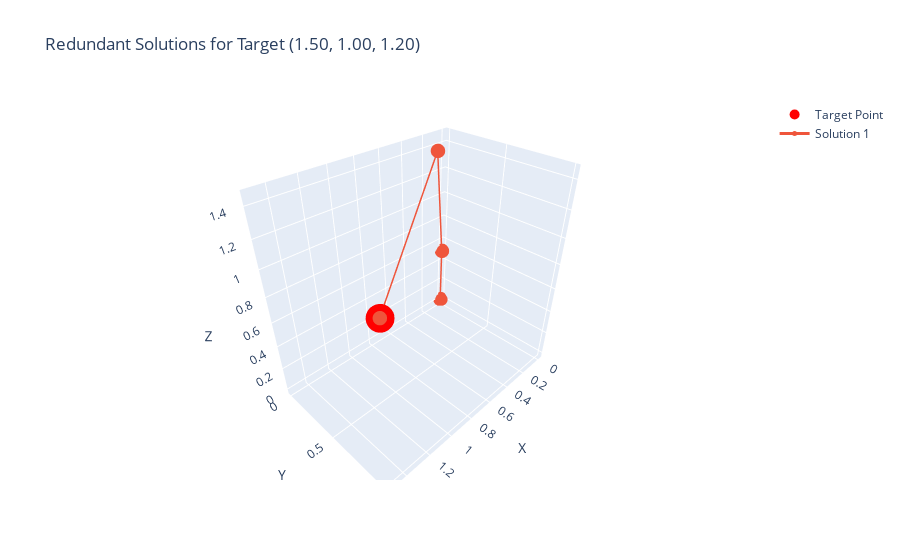
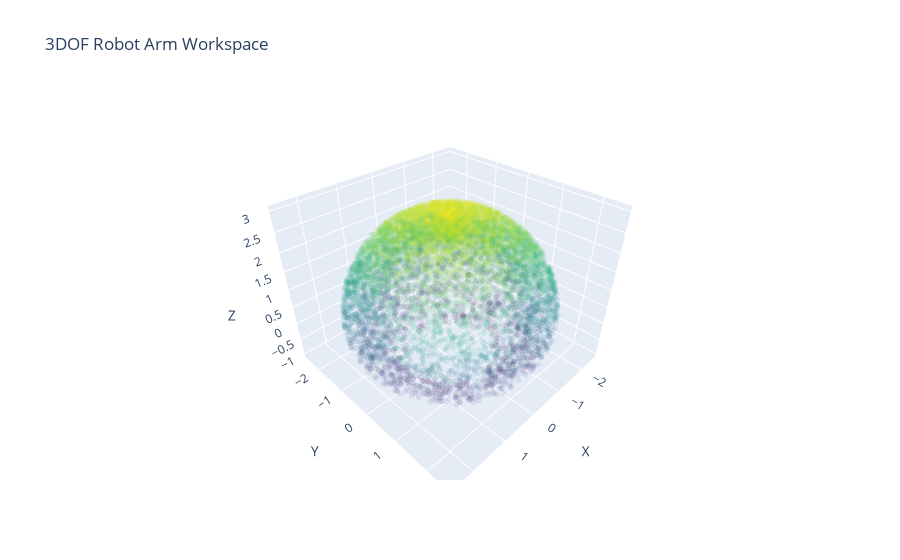

The cell these charts' notebook holds for them, in order:
### Code cell
def inverse_kinematics_cost(theta, target, l1, l2, l3):
    x, y, z = forward_kinematics_3dof(theta[0], theta[1], theta[2], l1, l2, l3)
    return np.sum((np.array([x, y, z]) - target)**2)

def inverse_kinematics_3dof(target, l1, l2, l3, initial_guess):
    result = minimize(inverse_kinematics_cost, initial_guess, 
                      args=(target, l1, l2, l3),
                      bounds=[(-np.pi/2, np.pi/2), (-np.pi/2, np.pi/2), (-np.pi/2, np.pi/2)])
    return result.x if result.success else None

def check_redundancy(target, l1, l2, l3, num_attempts=50, position_tolerance=1e-3, angle_tolerance=1e-2):
    solutions = []
    for _ in range(num_attempts):
        initial_guess = np.random.uniform(-np.pi/2, np.pi/2, 3)
        solution = inverse_kinematics_3dof(target, l1, l2, l3, initial_guess)
        if solution is not None:
            # Calculate the end-effector position for this solution
            end_effector_pos = forward_kinematics_3dof(solution[0], solution[1], solution[2], l1, l2, l3)
            
            # Check if the end-effector position matches the target within tolerance
            if np.linalg.norm(np.array(end_effector_pos) - np.array(target)) < position_tolerance:
                # Check if this solution is unique (different joint angles)
                is_unique = all(np.linalg.norm(solution - existing_sol) > angle_tolerance for existing_sol in solutions)
                if is_unique:
                    solutions.append(solution)
    
    return solutions

def visualize_redundant_solutions(target, solutions, l1, l2, l3):
    fig = go.Figure()

    # Plot target point
    fig.add_trace(go.Scatter3d(x=[target[0]], y=[target[1]], z=[target[2]],
                               mode='markers', marker=dict(size=10, color='red'),
                               name='Target Point'))

    # Plot each solution
    for i, solution in enumerate(solutions):
        positions = calculate_arm_positions(solution[0], solution[1], solution[2], l1, l2, l3)
        fig.add_trace(go.Scatter3d(x=positions[:, 0], y=positions[:, 1], z=positions[:, 2],
                                   mode='lines+markers',
                                   line=dict(width=3),
                                   marker=dict(size=5),
                                   name=f'Solution {i+1}'))

    # Set layout
    fig.update_layout(scene=dict(aspectmode='data',
                                 xaxis_title='X', yaxis_title='Y', zaxis_title='Z'),
                      title=f'Redundant Solutions for Target ({target[0]:.2f}, {target[1]:.2f}, {target[2]:.2f})')
    fig.show()

def calculate_arm_positions(theta1, theta2, theta3, l1, l2, l3):
    p0 = np.array([0, 0, 0])
    p1 = np.array([0, 0, l3])
    x2 = l1 * np.cos(theta1) * np.sin(theta2)
    y2 = l1 * np.sin(theta1) * np.sin(theta2)
    z2 = l3 + l1 * np.cos(theta2)
    p2 = np.array([x2, y2, z2])
    p3 = np.array(forward_kinematics_3dof(theta1, theta2, theta3, l1, l2, l3))
    return np.vstack((p0, p1, p2, p3))

# Example usage
l1, l2, l3 = 1.0, 1.5, 0.5
target = [1.5, 1.0, 1.2]  # Example target point

solutions = check_redundancy(target, l1, l2, l3)
print(f"Number of unique solutions found: {len(solutions)}")
for i, sol in enumerate(solutions):
    print(f"Solution {i+1}: theta1 = {sol[0]:.4f}, theta2 = {sol[1]:.4f}, theta3 = {sol[2]:.4f}")

if len(solutions) > 1:
    print("Multiple solutions found. Visualizing...")
    visualize_redundant_solutions(target, solutions, l1, l2, l3)
elif len(solutions) == 1:
    visualize_redundant_solutions(target, solutions, l1, l2, l3)
    print("Only one solution found. No redundancy for this target point.")
else:
    print("No solutions found. The target point may be unreachable.")

# Function to generate and visualize the workspace
def generate_and_visualize_workspace(l1, l2, l3, num_points=10000):
    theta1 = np.random.uniform(-np.pi/2, np.pi/2, num_points)
    theta2 = np.random.uniform(-np.pi/2, np.pi/2, num_points)
    theta3 = np.random.uniform(-np.pi/2, np.pi/2, num_points)
    
    points = np.array([forward_kinematics_3dof(t1, t2, t3, l1, l2, l3) for t1, t2, t3 in zip(theta1, theta2, theta3)])
    
    fig = go.Figure(data=[go.Scatter3d(x=points[:, 0], y=points[:, 1], z=points[:, 2],
                                       mode='markers',
                                       marker=dict(size=2, color=points[:, 2], colorscale='Viridis'),
                                       opacity=0.1)])
    
    fig.update_layout(scene=dict(aspectmode='data',
                                 xaxis_title='X', yaxis_title='Y', zaxis_title='Z'),
                      title='3DOF Robot Arm Workspace')
    fig.show()
    
    print(f"Workspace ranges:")
    print(f"X: [{points[:, 0].min():.2f}, {points[:, 0].max():.2f}]")
    print(f"Y: [{points[:, 1].min():.2f}, {points[:, 1].max():.2f}]")
    print(f"Z: [{points[:, 2].min():.2f}, {points[:, 2].max():.2f}]")

# Generate and visualize the workspace
generate_and_visualize_workspace(l1, l2, l3)

### Figure 1 — Plotly figure (JSON) as saved in the notebook; plotly's stock layout.template omitted (floating-point values rounded to 4 significant figures)
{"data": [{"marker": {"color": "red", "size": 10}, "mode": "markers", "name": "Target Point", "type": "scatter3d", "x": [1.5], "y": [1], "z": [1.2]}, {"line": {"width": 3}, "marker": {"size": 5}, "mode": "lines+markers", "name": "Solution 1", "type": "scatter3d", "x": [0, 0, 0.2689, 1.5], "y": [0, 0, 0.1792, 1.0], "z": [0, 0.5, 1.446, 1.2]}], "layout": {"scene": {"aspectmode": "data", "xaxis": {"title": {"text": "X"}}, "yaxis": {"title": {"text": "Y"}}, "zaxis": {"title": {"text": "Z"}}}, "title": {"text": "Redundant Solutions for Target (1.50, 1.00, 1.20)"}}}

### Figure 2 — Plotly figure (JSON) as saved in the notebook; plotly's stock layout.template omitted (floating-point values rounded to 4 significant figures; data arrays with more than 128 entries replaced by an {"elided": "..."} marker saying what was removed)
{"data": [{"marker": {"color": {"elided": "10000 float values"}, "colorscale": [[0, "#440154"], [0.1111, "#482878"], [0.2222, "#3e4989"], [0.3333, "#31688e"], [0.4444, "#26828e"], [0.5556, "#1f9e89"], [0.6667, "#35b779"], [0.7778, "#6ece58"], [0.8889, "#b5de2b"], [1, "#fde725"]], "size": 2}, "mode": "markers", "opacity": 0.1, "type": "scatter3d", "x": {"elided": "10000 float values"}, "y": {"elided": "10000 float values"}, "z": {"elided": "10000 float values"}}], "layout": {"scene": {"aspectmode": "data", "xaxis": {"title": {"text": "X"}}, "yaxis": {"title": {"text": "Y"}}, "zaxis": {"title": {"text": "Z"}}}, "title": {"text": "3DOF Robot Arm Workspace"}}}
